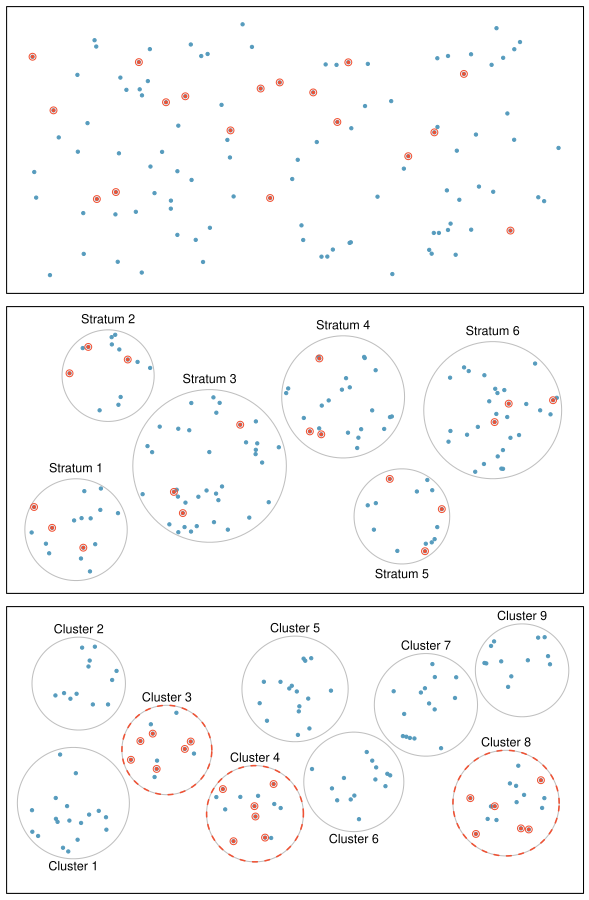

Write the R code that produced this figure.
library(openintro)
data(COL)
set.seed(3)
N   <- 108
n   <- 18
colSamp <- COL[4]
PCH <- rep(c(1, 3, 20)[3], 3)

col <- rep(COL[1], N)
pch <- PCH[match(col, COL)]

myPDF("samplingMethodsFigure.pdf", 5.9, 9, mar=rep(0.5,4), mfrow=c(3,1))

#=====> SRS <=====#
plot(0, xlim=c(0,2), ylim=0:1, type='n', axes=FALSE)
box()
x   <- runif(N, 0, 2)
y   <- runif(N)
inc <- n
points(x, y, col=col, pch=pch)

these <- sample(N, n)
points(x[these], y[these], pch=20, cex=0.8, col=colSamp)
points(x[these], y[these], cex=1.4, col=colSamp)


#=====> Stratified <=====#
PCH <- rep(c(1, 3, 20)[3], 3)
plot(0, xlim=c(0,2), ylim=0:1, type='n', axes=FALSE)
box()
X    <- c(0.18, 0.3, 0.68, 1.18, 1.4, 1.74)
Y    <- c(0.2, 0.78, 0.44, 0.7, 0.25, 0.65)
locs <- c(1, 4, 5, 3, 6, 2)
gps  <- list()
N    <- 1.1*c(15, 12, 35, 22, 13, 28)
R    <- sqrt(N/500)
p    <- matrix(c(12, 2, NA,
				 1,  2, NA,
				 4,  30, NA,
				 19, 1, NA,
				 11, 0, NA,
				 3, 24, NA), 3)
p     <- round(p*1.1)
p[3,] <- N - p[1,] - p[2,]
above <- c(1, 1, 1, 1, -1, 1)
for(i in 1:6){
	hold <- seq(0, 2*pi, len=99)
	x    <- X[i] + (R[i]+0.01)*cos(hold)
	y    <- Y[i] + (R[i]+0.01)*sin(hold)
	polygon(x, y, border=COL[5,4])
	x    <- rep(NA, N[i])
	y    <- rep(NA, N[i])
	for(j in 1:N[i]){
		inside <- FALSE
		while(!inside){
			xx <- runif(1, -R[i], R[i])
			yy <- runif(1, -R[i], R[i])
			if(sqrt(xx^2 + yy^2) < R[i]){
				inside <- TRUE
				x[j]   <- xx
				y[j]   <- yy
			}
		}
	}
	type <- sample(1, N[i], TRUE)
	pch  <- PCH[type]
	col  <- COL[type]
	x    <- X[i]+x
	y    <- Y[i]+y
	points(x, y, pch=pch, col=col)
	these  <- sample(N[i], 3)
	points(x[these], y[these], pch=20, cex=0.8, col=colSamp)
	points(x[these], y[these], cex=1.4, col=colSamp)
}
text(X, Y+above*(R+0.01), paste("Stratum", 1:6), pos=2+above, cex=1.1)

#=====> Cluster <=====#
PCH <- rep(c(1, 3, 20)[3], 3)
plot(0, xlim=c(0,2), ylim=0:1, type='n', axes=FALSE)
box()
X    <- c(0.17, 0.19, 0.52, 0.85, 1, 1.22, 1.49, 1.79, 1.85)
Y    <- c(0.3, 0.75, 0.5, 0.26, 0.73, 0.38, 0.67, 0.3, 0.8)
locs <- c(1, 4, 5, 3, 6, 2)
gps  <- list()
N    <- c(18, 12, 11, 13, 16, 14, 15, 16, 12)
R    <- sqrt(N/500)
p    <- matrix(c(6,  8, NA,
				 4,  4, NA,
				 4,  4, NA,
				 5,  4, NA,
				 8,  5, NA,
				 4,  5, NA,
				 5,  9, NA,
				 6,  5, NA,
				 4,  5, NA), 3)
p[3,] <- N - p[1,] - p[2,]
above <- c(-1, 1, 1, 1, 1, -1, 1, 1, 1)
for(i in 1:length(X)){
	hold <- seq(0, 2*pi, len=99)
	x    <- X[i] + (R[i]+0.02)*cos(hold)
	y    <- Y[i] + (R[i]+0.02)*sin(hold)
	polygon(x, y, border=COL[5,4])
	if(i %in% c(3, 4, 8)){
		polygon(x, y, border=COL[4], lty=2, lwd=1.5)
	}
	x    <- rep(NA, N[i])
	y    <- rep(NA, N[i])
	for(j in 1:N[i]){
		inside <- FALSE
		while(!inside){
			xx <- runif(1, -R[i], R[i])
			yy <- runif(1, -R[i], R[i])
			if(sqrt(xx^2 + yy^2) < R[i]){
				inside <- TRUE
				x[j]   <- xx
				y[j]   <- yy
			}
		}
	}
	type <- sample(1, N[i], TRUE)
	pch  <- PCH[type]
	col  <- COL[type]
	x    <- X[i]+x
	y    <- Y[i]+y
	points(x, y, pch=pch, col=col)
	these  <- sample(N[i], 6)
	if(i %in% c(3, 4, 8)){
	points(x[these], y[these], pch=20, cex=0.8, col=colSamp)
	points(x[these], y[these], cex=1.4, col=colSamp)
		#points(x[these], y[these], pch=19, col=colSamp)
	}
}
text(X, Y+above*(R+0.01), paste("Cluster", 1:length(X)), pos=2+above, cex=1.1)

dev.off()
